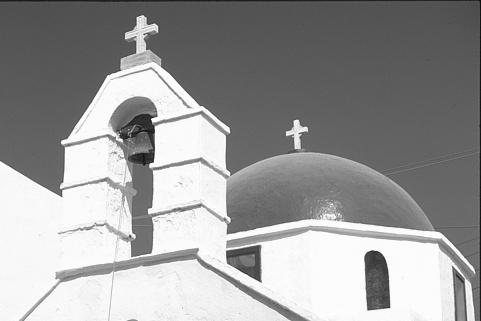
%> input picture applications/BSD300-images/3.jpg, 481 x 321 px; its folder holds 3 pictures in this run
$ octave demo_image_outlier_removal.m   (GNU Octave 9; MATLAB toolbox functions it lacks are replaced by stand-ins)
%> lines starting %> are read from the running program, lines starting %| are printed output that depends on the picture
### applications/methods/robust PCA/NN_SRPCA.m
function [ X, S ] = NN_SRPCA(M, gamma, tau, maxIter, tol)
%% Nuclear norm based stable RPCA (NN_SRPCA) via AltMin:
%  min_{X} 1/2*||X+S-M||_F^2 + tau*||S||_1 + gamma*||X||_*,
%  parameters:
%     M      : observed sparse(outlier)-mixed noisy data sized m x n
%     gamma  : regularization parameter of nuclear norm (default: sigma*sqrt(min(m,n)))
%     tau    : regularization parameter of sparse (oulier) matrix (default: sigma*sqrt(log(min(m,n))))
%     maxIter: maximum number of iterations
%     tol    : tolerance/convergence factor
%  ------------------------------------------------------------------------
%% parameters
[m, n] = size(M);
% if nargin < 2; gamma  = sigma * sqrt(min(m,n));             end
% if nargin < 3; tau     = sigma * sqrt(log(min(m,n)));       end
if nargin < 4; maxIter = 500;                               end
if nargin < 5; tol     = 1e-6;                              end

%% variables initialization
X = zeros(m,n);
S = zeros(m,n);

%% main loop
iter = 0;
while iter < maxIter
    iter = iter + 1;
    Xk = X; Sk = S;

    %% Update X -- solve NN by singular value thresholding
    [X, nn_X] = singval_thre(M-S, gamma);

    %% Update S -- solve L1 by soft thresholding
    S = soft_thre(M-X, tau);

    %% Stop criterion
    chgX = max(abs(Xk(:)-X(:)));
    chgS = max(abs(Sk(:)-S(:)));
    chg  = max([chgX chgS]);
    if chg < tol
        break;
    end

    %% Update detail display
    if iter == 1 || mod(iter, 10) == 0
        obj = 0.5*norm(X+S-M,'fro')^2 + gamma * nn_X + tau * norm(S,1);
        disp(['iter ' num2str(iter) ', obj=' num2str(obj) ', err=' num2str(chg)]);
    end
end
obj = 0.5*norm(X+S-M,'fro')^2 + gamma * nn_X + tau * norm(S,1);
disp(['iter ' num2str(iter) ', obj=' num2str(obj) ', err=' num2str(chg)]);
end

%% needed operations
function [ X, nn_X ] = singval_thre(Y, tau)
% singular value thresholding operator
% min_X tau*||X||_* + 0.5*||X-Y||_F^2
%
[U,S,V] = svd(Y,'econ');
S = diag(S);
svp = length(find(S>tau));
if svp>=1
    S = S(1:svp) - tau;
    X = U(:,1:svp)*diag(S)*V(:,1:svp)';
    nn_X = sum(S);
else
    X = zeros(size(Y));
    nn_X = 0;
end
end

function x = soft_thre(y, tau)
% soft-thresholding operator
% min_x tau*||x||_1 + 0.5*||x-b||_2^2
%
x = max(0,y-tau)+min(0,y+tau);
end

### applications/demo_image_outlier_removal.m
%%%%% test the low-rank and/or smooth based matrix estimation methods for image outlier removaling task %%%%%
% including:
% 1) nuclear norm (NN)
% 2) low-rank matrix factorization (LRMF)
% 3) total variation (TV)
% 4) joint nuclear norm and total variation (NN+TV)
% 5) correlated total variation (CTV)
% 6) projected RPCA (PRPCA)
% 7) *** the proposed smoothed low-rank matrix factorization (sLRMF) ***

close all; clear;clc;
addpath(genpath('./lib'));
addpath(genpath('./methods/robust PCA'));

% test images from the BSD300 dataset
imgDir = './BSD300-images';
D= dir(fullfile(imgDir,'*.jpg'));

id_of_img = 3;
img_name = fullfile(imgDir,D(id_of_img).name);
img = double(imread(img_name))/255;
%> img: size 321x481 double; min 0.0471, max 1, mean 0.603
[m, n] = size(img);
%> m = 321; n = 481

% experiments settings
outlier_ratio = 0.1;
sigma = 0.05;
outlier_mixed_img = imnoise(img,'salt & pepper',outlier_ratio);
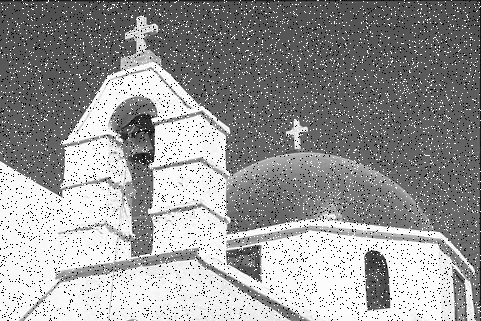
%> outlier_mixed_img: size 321x481 double; min 0, max 1, mean 0.592
noisy_outlier_mixed_img = outlier_mixed_img + sigma * randn(m,n);
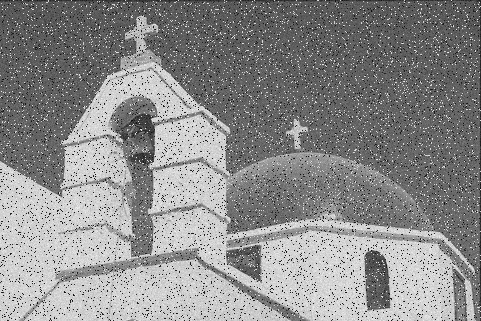
%> noisy_outlier_mixed_img: size 321x481 double; min -0.168, max 1.21, mean 0.592; drawn with min black and max white

% [8 lines of commented-out code are left out]
RMSE = zeros(1,8);
PSNR = zeros(1,8);

%% run all methods
% 1. nuclear norm (NN)
gamma = sigma * sqrt(min(m,n));
%> gamma = 0.896
tau = 0.5*sigma * sqrt(log(min(m,n)));
%> tau = 0.0601
disp('----- run NN -----');
img_est_1 = NN_SRPCA(noisy_outlier_mixed_img, gamma, tau);
%> (the run ends here)
